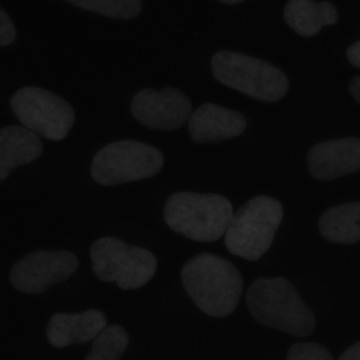
#> input picture image1.png, 360 x 360 px
$ jupyter execute Cell_nuclei_seperation_watershed.ipynb
#> lines starting #> are read from the running program, lines starting #| are printed output that depends on the picture; after the words box and inside, x2 and y2 are one past the last pixel; in counts of white or black regions, pixels touching at a corner belong together
[cell 1]
import os

[cell 2]
import cv2
import matplotlib.pyplot as plt

img1 = cv2.imread('image1.png')
#> img1 is the input picture: shape (360, 360, 3); min 3, max 47, mean 12.1
img2 = cv2.imread('image2.png')
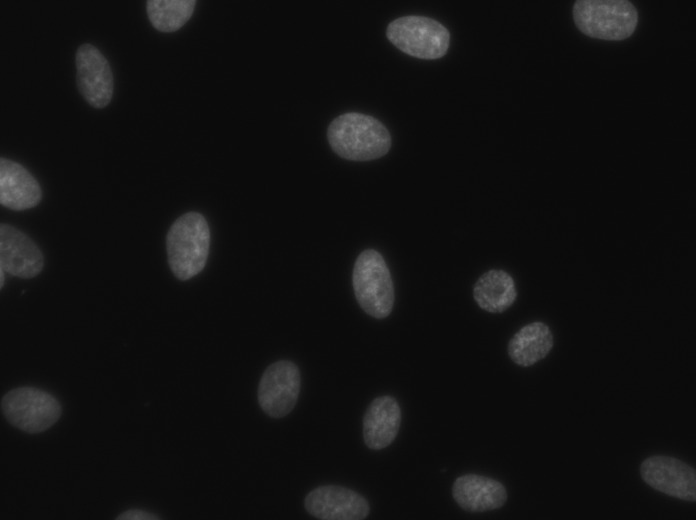
#> input picture image2.png, 696 x 520 px
#> img2 is the input picture: shape (520, 696, 3); min 9, max 157, mean 17.3

plt.imshow(cv2.cvtColor(img1, cv2.COLOR_BGR2RGB))
plt.title("Image 1")
plt.show()

plt.imshow(cv2.cvtColor(img2, cv2.COLOR_BGR2RGB))
plt.title("Image 2")
plt.show()

[cell 3]
import os
os.makedirs("images", exist_ok=True)

[cell 4]
import cv2
import numpy as np
import matplotlib.pyplot as plt

def watershed_comparison(image_path, name):

#> called with image_path = 'image1.png', name = 'image1'
    img = cv2.imread(image_path)
    original = img.copy()
    gray = cv2.cvtColor(img, cv2.COLOR_BGR2GRAY)

    # Thresholding
    ret, thresh = cv2.threshold(gray, 0, 255,
                                cv2.THRESH_BINARY_INV + cv2.THRESH_OTSU)
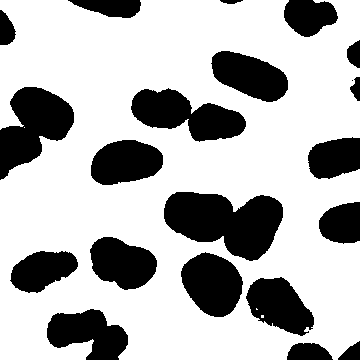
#> thresh: shape (360, 360); 70.8% white; 21 black regions (1 under 20 px), largest, box (x1, y1, x2, y2) and area: (164, 192, 283, 261) 5467, (0, 87, 74, 180) 3920, (131, 88, 246, 142) 3551
#> ret = 16

    # Remove noise
    kernel = np.ones((3,3), np.uint8)
    opening = cv2.morphologyEx(thresh, cv2.MORPH_OPEN,
                               kernel, iterations=2)
#> opening: shape (360, 360); 70.6% white; 20 black regions, largest, box (x1, y1, x2, y2) and area: (164, 192, 283, 261) 5484, (0, 87, 74, 180) 3940, (131, 88, 246, 142) 3583

    # Sure background
    sure_bg = cv2.dilate(opening, kernel, iterations=3)
#> sure_bg: shape (360, 360); 78.7% white; 20 black regions (1 under 20 px), largest, box (x1, y1, x2, y2) and area: (167, 195, 280, 257) 4288, (0, 90, 71, 176) 3024, (135, 93, 242, 138) 2527

    # Distance transform
    dist_transform = cv2.distanceTransform(opening,
                                           cv2.DIST_L2, 5)

    ret, sure_fg = cv2.threshold(dist_transform,
                                 0.5*dist_transform.max(),
                                 255, 0)
#> sure_fg: shape (360, 360) float32; 14.1% white; 8 white regions, largest, box (x1, y1, x2, y2) and area: (29, 0, 211, 119) 7026, (0, 166, 101, 243) 3157, (145, 304, 262, 360) 2884
#> ret = 26.57

    sure_fg = np.uint8(sure_fg)
    unknown = cv2.subtract(sure_bg, sure_fg)
#> unknown: shape (360, 360); 64.6% white; 28 black regions (1 under 20 px), largest, box (x1, y1, x2, y2) and area: (29, 0, 211, 119) 7026, (167, 195, 280, 257) 4288, (0, 166, 101, 243) 3157

    # Marker labeling
    ret, markers = cv2.connectedComponents(sure_fg)
#> markers: shape (360, 360) int32; 9 distinct labels, from 0 to 8
#> ret = 9
    markers = markers + 1
#> markers: shape (360, 360) int32; 9 distinct labels, from 1 to 9
    markers[unknown == 255] = 0
#> markers: shape (360, 360) int32; 10 distinct labels, from 0 to 9

    # Marker Controlled Watershed
    img_marker = original.copy()
    markers = cv2.watershed(img_marker, markers)
#> markers: shape (360, 360) int32; 10 distinct labels, from -1 to 9
    img_marker[markers == -1] = [255, 0, 0]
#> img_marker: shape (360, 360, 3); 3.64% of pixels changed, all inside (x1, y1, x2, y2) = (0, 0, 360, 360)

    # Simple Watershed
    img_simple = original.copy()
    ret, simple_markers = cv2.connectedComponents(thresh)
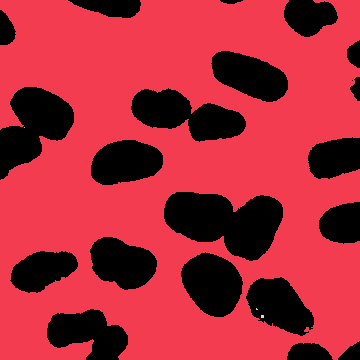
#> simple_markers: shape (360, 360) int32; 5 distinct labels, from 0 to 4; one colour per label, 0 black
#> ret = 5
    simple_markers = cv2.watershed(img_simple, simple_markers)
#> simple_markers: shape (360, 360) int32; 5 distinct labels, from -1 to 4
    img_simple[simple_markers == -1] = [255, 0, 0]

    # Save outputs
    cv2.imwrite(f"{name}_marker.png", img_marker)
    cv2.imwrite(f"{name}_simple.png", img_simple)

    # Show results
    plt.figure(figsize=(15,5))

    plt.subplot(1,3,1)
    plt.imshow(cv2.cvtColor(original, cv2.COLOR_BGR2RGB))
    plt.title("Original")

    plt.subplot(1,3,2)
    plt.imshow(cv2.cvtColor(img_simple, cv2.COLOR_BGR2RGB))
    plt.title("Without Markers")

    plt.subplot(1,3,3)
    plt.imshow(cv2.cvtColor(img_marker, cv2.COLOR_BGR2RGB))
    plt.title("Marker Controlled")

    plt.show()

[cell 5]
watershed_comparison('image1.png', 'image1')
watershed_comparison('image2.png', 'image2')
#> call 2 of watershed_comparison, with image_path = 'image2.png', name = 'image2'
#> in watershed_comparison (call 2), `ret, thresh = cv2.threshold(gray, 0, 255, cv2.THRESH_BINARY_INV + cv2...`:
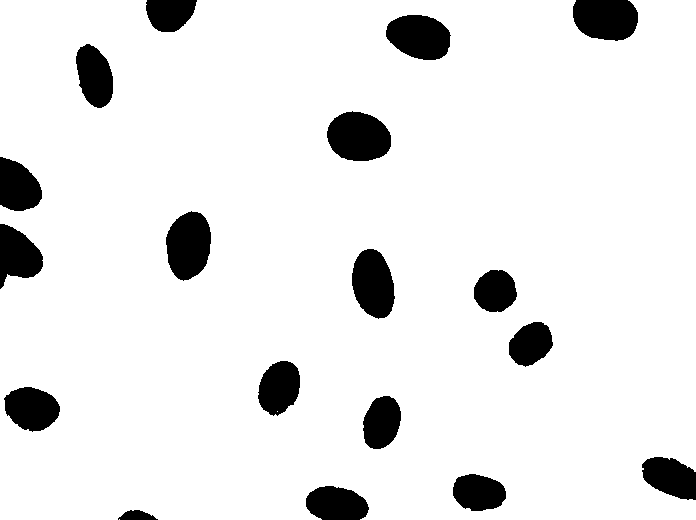
#> thresh: shape (520, 696); 91.3% white; 18 black regions, largest, box (x1, y1, x2, y2) and area: (327, 111, 391, 161) 2494, (166, 211, 211, 281) 2400, (573, 0, 638, 41) 2268
#> in watershed_comparison (call 2), `ret, thresh = cv2.threshold(gray, 0, 255, cv2.THRESH_BINARY_INV + cv2...`: ret = 41
#> in watershed_comparison (call 2), `opening = cv2.morphologyEx(thresh, cv2.MORPH_OPEN, kernel, iterations=2)`: opening: shape (520, 696); 91.3% white; 18 black regions, largest, box (x1, y1, x2, y2) and area: (327, 111, 391, 161) 2494, (166, 211, 211, 281) 2400, (573, 0, 638, 41) 2274
#> in watershed_comparison (call 2), `sure_bg = cv2.dilate(opening, kernel, iterations=3)`: sure_bg: shape (520, 696); 93.8% white; 18 black regions, largest, box (x1, y1, x2, y2) and area: (330, 115, 388, 158) 1851, (576, 0, 635, 37) 1827, (169, 215, 208, 277) 1756
#> in watershed_comparison (call 2), `ret, sure_fg = cv2.threshold(dist_transform, 0.5*dist_transform.max(),..`: sure_fg: shape (520, 696) float32; 8% white; 5 white regions (1 under 20 px), largest, box (x1, y1, x2, y2) and area: (477, 104, 696, 370) 27243, (145, 366, 170, 423) 910, (201, 100, 240, 127) 386, (282, 0, 299, 41) 344
#> in watershed_comparison (call 2), `ret, sure_fg = cv2.threshold(dist_transform, 0.5*dist_transform.max(),..`: ret = 93.25
#> in watershed_comparison (call 2), `unknown = cv2.subtract(sure_bg, sure_fg)`: unknown: shape (520, 696); 85.8% white; 23 black regions (1 under 20 px), largest, box (x1, y1, x2, y2) and area: (477, 104, 696, 370) 27243, (330, 115, 388, 158) 1851, (576, 0, 635, 37) 1827
#> in watershed_comparison (call 2), `ret, markers = cv2.connectedComponents(sure_fg)`: markers: shape (520, 696) int32; 6 distinct labels, from 0 to 5
#> in watershed_comparison (call 2), `ret, markers = cv2.connectedComponents(sure_fg)`: ret = 6
#> in watershed_comparison (call 2), `markers = markers + 1`:
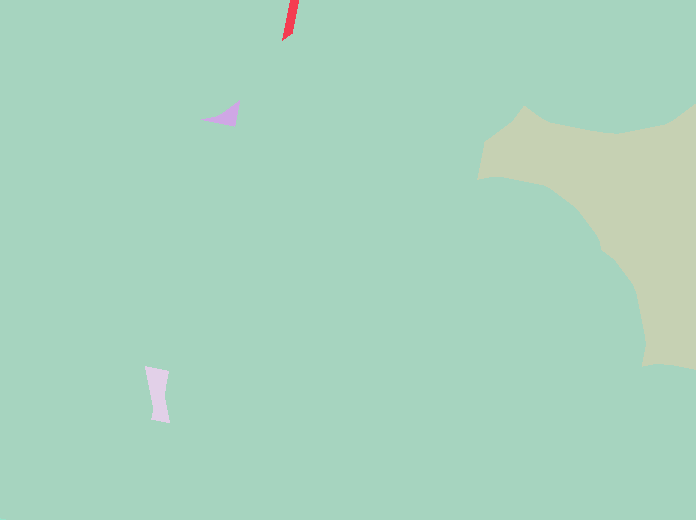
#> markers: shape (520, 696) int32; 6 distinct labels, from 1 to 6; one colour per label, 0 black
#> in watershed_comparison (call 2), `markers[unknown == 255] = 0`: markers: shape (520, 696) int32; 7 distinct labels, from 0 to 6
#> in watershed_comparison (call 2), `markers = cv2.watershed(img_marker, markers)`:
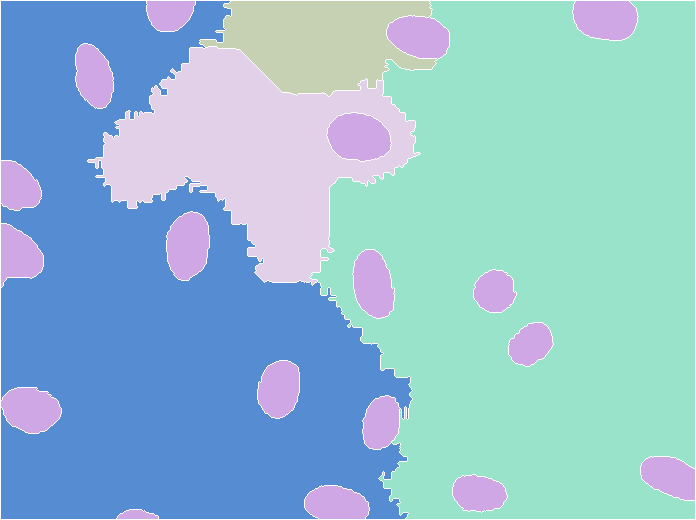
#> markers: shape (520, 696) int32; 6 distinct labels, from -1 to 5; one colour per label, 0 black, -1 white
#> in watershed_comparison (call 2), `img_marker[markers == -1] = [255, 0, 0]`: img_marker: shape (520, 696, 3); 1.85% of pixels changed, all inside (x1, y1, x2, y2) = (0, 0, 696, 520)
#> in watershed_comparison (call 2), `ret, simple_markers = cv2.connectedComponents(thresh)`:
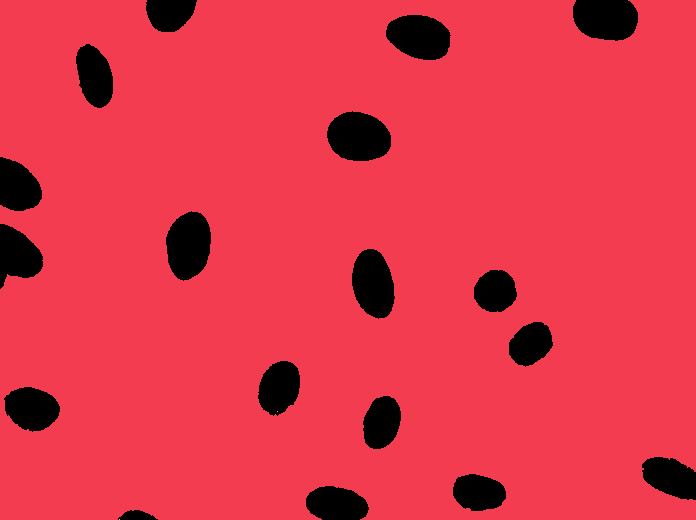
#> simple_markers: shape (520, 696) int32; 4 distinct labels, from 0 to 3; one colour per label, 0 black
#> in watershed_comparison (call 2), `ret, simple_markers = cv2.connectedComponents(thresh)`: ret = 4
#> in watershed_comparison (call 2), `simple_markers = cv2.watershed(img_simple, simple_markers)`:
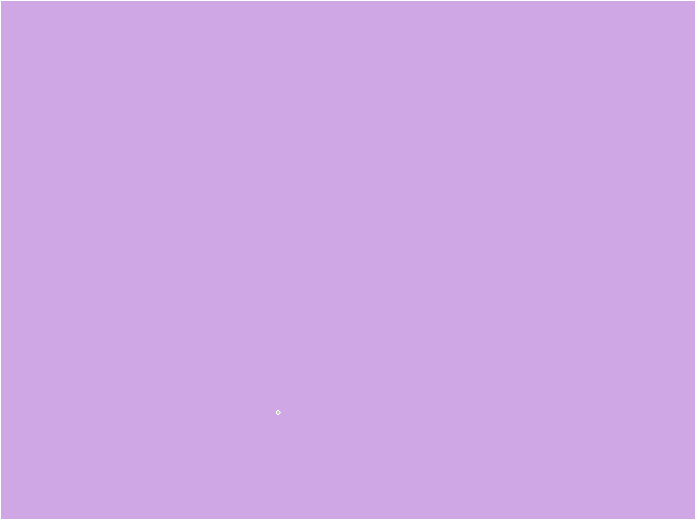
#> simple_markers: shape (520, 696) int32; 3 distinct labels, from -1 to 2; one colour per label, 0 black, -1 white

[cell 6]
import cv2
import numpy as np
import matplotlib.pyplot as plt


simple_path = 'image1_simple.png'
marker_path = 'image1_marker.png'


# Read images
simple = cv2.imread(simple_path)
marker = cv2.imread(marker_path)

# Convert to grayscale
simple_gray = cv2.cvtColor(simple, cv2.COLOR_BGR2GRAY)
marker_gray = cv2.cvtColor(marker, cv2.COLOR_BGR2GRAY)

# Threshold to isolate nuclei (remove dark background)
_, simple_bin = cv2.threshold(simple_gray, 30, 255, cv2.THRESH_BINARY)
#> simple_bin: shape (360, 360); 6.9% white; 67 white regions (47 under 20 px), largest, box (x1, y1, x2, y2) and area: (168, 196, 280, 256) 3975, (19, 92, 67, 138) 1213, (187, 257, 234, 304) 910
_, marker_bin = cv2.threshold(marker_gray, 30, 255, cv2.THRESH_BINARY)

# Remove thin boundary lines using morphology
kernel = np.ones((3,3), np.uint8)
simple_clean = cv2.morphologyEx(simple_bin, cv2.MORPH_OPEN, kernel)
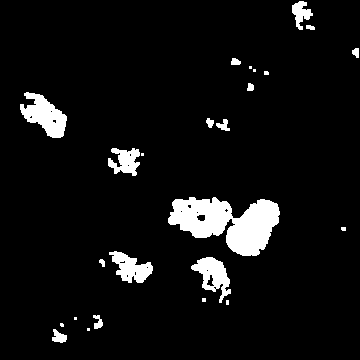
#> simple_clean: shape (360, 360); 6.4% white; 25 white regions (10 under 20 px), largest, box (x1, y1, x2, y2) and area: (168, 197, 280, 256) 3928, (20, 92, 67, 138) 1173, (191, 257, 231, 303) 866
marker_clean = cv2.morphologyEx(marker_bin, cv2.MORPH_OPEN, kernel)

# Count connected components
simple_count, _ = cv2.connectedComponents(simple_clean)
#> simple_count = 26
marker_count, _ = cv2.connectedComponents(marker_clean)
#> marker_count = 26

simple_nuclei = simple_count - 1
#> simple_nuclei = 25
marker_nuclei = marker_count - 1
#> marker_nuclei = 25

print("Number of nuclei (Without Markers):", simple_nuclei)
#| Number of nuclei (Without Markers): 25
print("Number of nuclei (Marker Controlled):", marker_nuclei)
#| Number of nuclei (Marker Controlled): 25

# Show cleaned masks
plt.figure(figsize=(10,4))

plt.subplot(1,2,1)
plt.imshow(simple_clean, cmap='gray')
plt.title("Without Markers - Mask")

plt.subplot(1,2,2)
plt.imshow(marker_clean, cmap='gray')
plt.title("Marker Controlled - Mask")

plt.show()

[cell 7]
import cv2
import numpy as np
import matplotlib.pyplot as plt

simple_path = 'image2_simple.png'
marker_path = 'image2_marker.png'


# Read images
simple = cv2.imread(simple_path)
marker = cv2.imread(marker_path)

# Convert to grayscale
simple_gray = cv2.cvtColor(simple, cv2.COLOR_BGR2GRAY)
#> simple_gray: shape (520, 696)
marker_gray = cv2.cvtColor(marker, cv2.COLOR_BGR2GRAY)
#> marker_gray: shape (520, 696)

# Threshold to isolate nuclei (remove dark background)
_, simple_bin = cv2.threshold(simple_gray, 30, 255, cv2.THRESH_BINARY)
#> simple_bin: shape (520, 696); 9.6% white; 19 white regions (1 under 20 px), largest, box (x1, y1, x2, y2) and area: (326, 110, 392, 162) 2712, (165, 210, 213, 282) 2641, (351, 248, 396, 320) 2471
_, marker_bin = cv2.threshold(marker_gray, 30, 255, cv2.THRESH_BINARY)
#> marker_bin: shape (520, 696); 9% white; 33 white regions (15 under 20 px), largest, box (x1, y1, x2, y2) and area: (326, 110, 392, 162) 2550, (165, 210, 213, 281) 2473, (351, 248, 396, 320) 2306

# Remove thin boundary lines using morphology
kernel = np.ones((3,3), np.uint8)
simple_clean = cv2.morphologyEx(simple_bin, cv2.MORPH_OPEN, kernel)
#> simple_clean: shape (520, 696); 9.5% white; 18 white regions, largest, box (x1, y1, x2, y2) and area: (326, 110, 392, 162) 2712, (165, 211, 213, 282) 2637, (351, 248, 396, 320) 2469
marker_clean = cv2.morphologyEx(marker_bin, cv2.MORPH_OPEN, kernel)
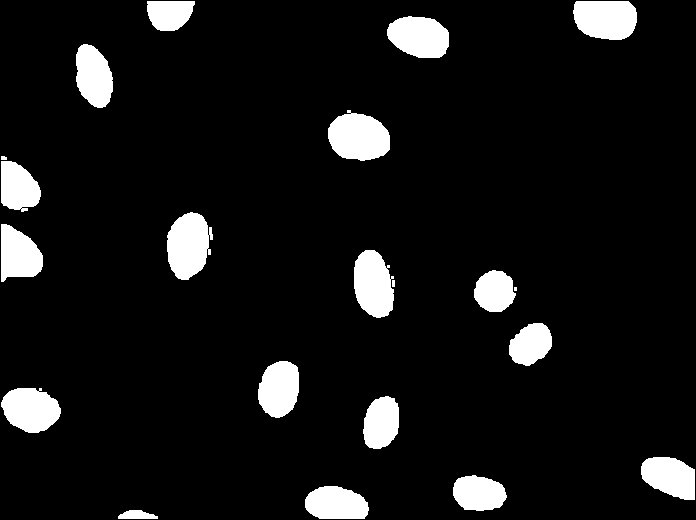
#> marker_clean: shape (520, 696); 8.4% white; 21 white regions (1 under 20 px), largest, box (x1, y1, x2, y2) and area: (328, 110, 390, 161) 2358, (167, 212, 213, 280) 2298, (573, 1, 637, 40) 2145

# Count connected components
simple_count, _ = cv2.connectedComponents(simple_clean)
#> simple_count = 19
marker_count, _ = cv2.connectedComponents(marker_clean)
#> marker_count = 22

simple_nuclei = simple_count - 1
#> simple_nuclei = 18
marker_nuclei = marker_count - 1
#> marker_nuclei = 21

print("Number of nuclei (Without Markers):", simple_nuclei)
#| Number of nuclei (Without Markers): 18
print("Number of nuclei (Marker Controlled):", marker_nuclei)
#| Number of nuclei (Marker Controlled): 21

# Show cleaned masks
plt.figure(figsize=(10,4))

plt.subplot(1,2,1)
plt.imshow(simple_clean, cmap='gray')
plt.title("Without Markers - Mask")

plt.subplot(1,2,2)
plt.imshow(marker_clean, cmap='gray')
plt.title("Marker Controlled - Mask")

plt.show()
